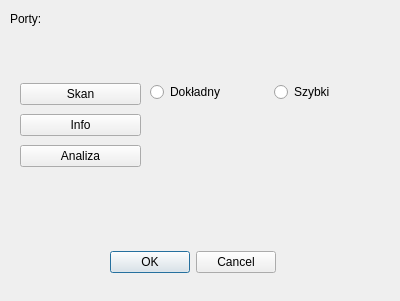
<?xml version="1.0" encoding="UTF-8"?>
<ui version="4.0">
 <class>Program</class>
 <widget class="QDialog" name="Program">
  <property name="geometry">
   <rect>
    <x>0</x>
    <y>0</y>
    <width>400</width>
    <height>301</height>
   </rect>
  </property>
  <property name="windowTitle">
   <string>ZubrSecurity</string>
  </property>
  <widget class="QDialogButtonBox" name="buttonBox">
   <property name="geometry">
    <rect>
     <x>110</x>
     <y>250</y>
     <width>166</width>
     <height>25</height>
    </rect>
   </property>
   <property name="standardButtons">
    <set>QDialogButtonBox::Cancel|QDialogButtonBox::Ok</set>
   </property>
  </widget>
  <widget class="QWidget" name="verticalLayoutWidget">
   <property name="geometry">
    <rect>
     <x>20</x>
     <y>80</y>
     <width>121</width>
     <height>91</height>
    </rect>
   </property>
   <layout class="QVBoxLayout" name="verticalLayout">
    <item>
     <widget class="QPushButton" name="pushButton">
      <property name="text">
       <string>Skan</string>
      </property>
     </widget>
    </item>
    <item>
     <widget class="QPushButton" name="pushButton_3">
      <property name="text">
       <string>Info</string>
      </property>
     </widget>
    </item>
    <item>
     <widget class="QPushButton" name="pushButton_2">
      <property name="text">
       <string>Analiza</string>
      </property>
     </widget>
    </item>
   </layout>
  </widget>
  <widget class="QWidget" name="horizontalLayoutWidget">
   <property name="geometry">
    <rect>
     <x>150</x>
     <y>80</y>
     <width>241</width>
     <height>25</height>
    </rect>
   </property>
   <layout class="QHBoxLayout" name="horizontalLayout">
    <item>
     <widget class="QRadioButton" name="radioButton">
      <property name="text">
       <string>Dokładny</string>
      </property>
     </widget>
    </item>
    <item>
     <widget class="QRadioButton" name="radioButton_2">
      <property name="text">
       <string>Szybki</string>
      </property>
     </widget>
    </item>
   </layout>
  </widget>
  <widget class="QLabel" name="label">
   <property name="geometry">
    <rect>
     <x>10</x>
     <y>10</y>
     <width>67</width>
     <height>17</height>
    </rect>
   </property>
   <property name="text">
    <string>Porty:</string>
   </property>
  </widget>
 </widget>
 <resources/>
 <connections/>
</ui>
